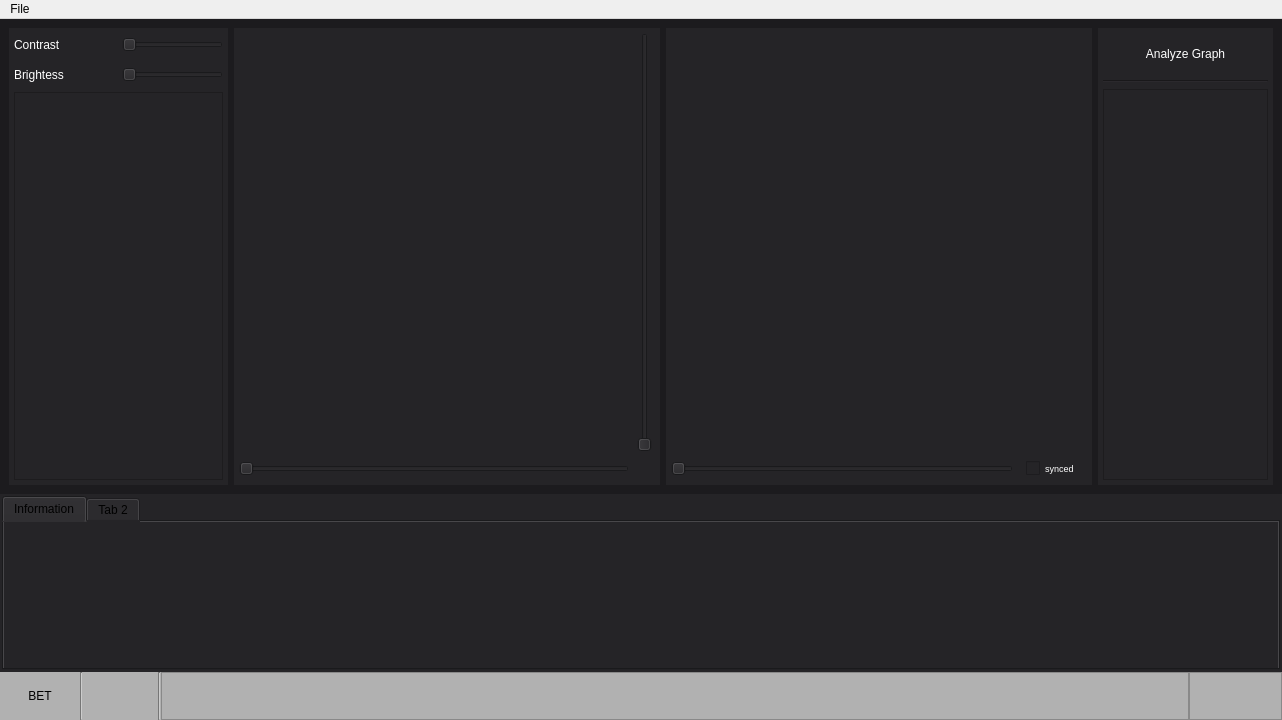
<?xml version="1.0" encoding="UTF-8"?>
<ui version="4.0">
 <class>MainWindow</class>
 <widget class="QMainWindow" name="MainWindow">
  <property name="geometry">
   <rect>
    <x>0</x>
    <y>0</y>
    <width>1282</width>
    <height>720</height>
   </rect>
  </property>
  <property name="windowTitle">
   <string>MainWindow</string>
  </property>
  <widget class="QWidget" name="centralwidget">
   <property name="styleSheet">
    <string notr="true">background: rgb(28, 27, 30)</string>
   </property>
   <layout class="QVBoxLayout" name="verticalLayout_3">
    <property name="spacing">
     <number>0</number>
    </property>
    <property name="leftMargin">
     <number>0</number>
    </property>
    <property name="topMargin">
     <number>0</number>
    </property>
    <property name="rightMargin">
     <number>0</number>
    </property>
    <property name="bottomMargin">
     <number>0</number>
    </property>
    <item>
     <widget class="QWidget" name="horizontalWidget" native="true">
      <property name="sizePolicy">
       <sizepolicy hsizetype="Preferred" vsizetype="Preferred">
        <horstretch>0</horstretch>
        <verstretch>40</verstretch>
       </sizepolicy>
      </property>
      <layout class="QHBoxLayout" name="horizontalLayout">
       <item>
        <widget class="QWidget" name="gridWidget" native="true">
         <property name="sizePolicy">
          <sizepolicy hsizetype="Preferred" vsizetype="Preferred">
           <horstretch>20</horstretch>
           <verstretch>39</verstretch>
          </sizepolicy>
         </property>
         <property name="styleSheet">
          <string notr="true">background:rgb(37, 36, 39)</string>
         </property>
         <layout class="QGridLayout" name="gridLayout_3">
          <property name="leftMargin">
           <number>5</number>
          </property>
          <property name="topMargin">
           <number>5</number>
          </property>
          <property name="rightMargin">
           <number>5</number>
          </property>
          <property name="bottomMargin">
           <number>5</number>
          </property>
          <property name="spacing">
           <number>6</number>
          </property>
          <item row="2" column="0" colspan="2">
           <widget class="QFrame" name="frame_3">
            <property name="sizePolicy">
             <sizepolicy hsizetype="Preferred" vsizetype="Preferred">
              <horstretch>21</horstretch>
              <verstretch>33</verstretch>
             </sizepolicy>
            </property>
            <property name="frameShape">
             <enum>QFrame::StyledPanel</enum>
            </property>
            <property name="frameShadow">
             <enum>QFrame::Raised</enum>
            </property>
           </widget>
          </item>
          <item row="1" column="1">
           <widget class="QSlider" name="Brightness">
            <property name="sizePolicy">
             <sizepolicy hsizetype="Preferred" vsizetype="Preferred">
              <horstretch>16</horstretch>
              <verstretch>2</verstretch>
             </sizepolicy>
            </property>
            <property name="orientation">
             <enum>Qt::Horizontal</enum>
            </property>
           </widget>
          </item>
          <item row="1" column="0">
           <widget class="QLabel" name="label_2">
            <property name="sizePolicy">
             <sizepolicy hsizetype="Preferred" vsizetype="Preferred">
              <horstretch>6</horstretch>
              <verstretch>2</verstretch>
             </sizepolicy>
            </property>
            <property name="styleSheet">
             <string notr="true">color:white</string>
            </property>
            <property name="text">
             <string>Brightess</string>
            </property>
           </widget>
          </item>
          <item row="0" column="0">
           <widget class="QLabel" name="label">
            <property name="enabled">
             <bool>true</bool>
            </property>
            <property name="sizePolicy">
             <sizepolicy hsizetype="Preferred" vsizetype="Preferred">
              <horstretch>6</horstretch>
              <verstretch>2</verstretch>
             </sizepolicy>
            </property>
            <property name="styleSheet">
             <string notr="true">color:white</string>
            </property>
            <property name="text">
             <string>Contrast</string>
            </property>
           </widget>
          </item>
          <item row="0" column="1">
           <widget class="QSlider" name="Contrast">
            <property name="sizePolicy">
             <sizepolicy hsizetype="Preferred" vsizetype="Preferred">
              <horstretch>16</horstretch>
              <verstretch>2</verstretch>
             </sizepolicy>
            </property>
            <property name="maximum">
             <number>10</number>
            </property>
            <property name="singleStep">
             <number>1</number>
            </property>
            <property name="pageStep">
             <number>1</number>
            </property>
            <property name="orientation">
             <enum>Qt::Horizontal</enum>
            </property>
           </widget>
          </item>
         </layout>
        </widget>
       </item>
       <item>
        <widget class="QWidget" name="gridWidget" native="true">
         <property name="sizePolicy">
          <sizepolicy hsizetype="Preferred" vsizetype="Preferred">
           <horstretch>39</horstretch>
           <verstretch>39</verstretch>
          </sizepolicy>
         </property>
         <property name="styleSheet">
          <string notr="true">background:rgb(37, 36, 39)</string>
         </property>
         <layout class="QGridLayout" name="gridLayout">
          <property name="leftMargin">
           <number>5</number>
          </property>
          <property name="topMargin">
           <number>5</number>
          </property>
          <property name="rightMargin">
           <number>5</number>
          </property>
          <property name="bottomMargin">
           <number>5</number>
          </property>
          <item row="0" column="0">
           <widget class="QLabel" name="mainImage">
            <property name="sizePolicy">
             <sizepolicy hsizetype="Preferred" vsizetype="Preferred">
              <horstretch>38</horstretch>
              <verstretch>38</verstretch>
             </sizepolicy>
            </property>
            <property name="text">
             <string/>
            </property>
            <property name="margin">
             <number>2</number>
            </property>
           </widget>
          </item>
          <item row="1" column="0">
           <widget class="QSlider" name="horizontalSlider">
            <property name="sizePolicy">
             <sizepolicy hsizetype="Preferred" vsizetype="Preferred">
              <horstretch>36</horstretch>
              <verstretch>2</verstretch>
             </sizepolicy>
            </property>
            <property name="orientation">
             <enum>Qt::Horizontal</enum>
            </property>
           </widget>
          </item>
          <item row="0" column="1">
           <widget class="QSlider" name="verticalSlider">
            <property name="sizePolicy">
             <sizepolicy hsizetype="Preferred" vsizetype="Preferred">
              <horstretch>2</horstretch>
              <verstretch>36</verstretch>
             </sizepolicy>
            </property>
            <property name="orientation">
             <enum>Qt::Vertical</enum>
            </property>
           </widget>
          </item>
         </layout>
        </widget>
       </item>
       <item>
        <widget class="QWidget" name="gridWidget_2" native="true">
         <property name="sizePolicy">
          <sizepolicy hsizetype="Preferred" vsizetype="Preferred">
           <horstretch>39</horstretch>
           <verstretch>39</verstretch>
          </sizepolicy>
         </property>
         <property name="styleSheet">
          <string notr="true">background:rgb(37, 36, 39)</string>
         </property>
         <layout class="QGridLayout" name="gridLayout_2">
          <property name="leftMargin">
           <number>5</number>
          </property>
          <property name="topMargin">
           <number>5</number>
          </property>
          <property name="rightMargin">
           <number>5</number>
          </property>
          <property name="bottomMargin">
           <number>5</number>
          </property>
          <item row="1" column="2" alignment="Qt::AlignHCenter|Qt::AlignVCenter">
           <widget class="QCheckBox" name="checkBox">
            <property name="sizePolicy">
             <sizepolicy hsizetype="Preferred" vsizetype="Preferred">
              <horstretch>3</horstretch>
              <verstretch>2</verstretch>
             </sizepolicy>
            </property>
            <property name="font">
             <font>
              <pointsize>7</pointsize>
             </font>
            </property>
            <property name="styleSheet">
             <string notr="true">color:white</string>
            </property>
            <property name="text">
             <string>synced</string>
            </property>
            <property name="tristate">
             <bool>false</bool>
            </property>
           </widget>
          </item>
          <item row="1" column="0" colspan="2">
           <widget class="QSlider" name="horizontalSlider_2">
            <property name="sizePolicy">
             <sizepolicy hsizetype="Preferred" vsizetype="Preferred">
              <horstretch>95</horstretch>
              <verstretch>2</verstretch>
             </sizepolicy>
            </property>
            <property name="orientation">
             <enum>Qt::Horizontal</enum>
            </property>
           </widget>
          </item>
          <item row="0" column="0" colspan="3">
           <widget class="QLabel" name="mapping">
            <property name="sizePolicy">
             <sizepolicy hsizetype="Preferred" vsizetype="Preferred">
              <horstretch>38</horstretch>
              <verstretch>38</verstretch>
             </sizepolicy>
            </property>
            <property name="text">
             <string/>
            </property>
           </widget>
          </item>
         </layout>
        </widget>
       </item>
       <item>
        <widget class="QWidget" name="verticalWidget" native="true">
         <property name="sizePolicy">
          <sizepolicy hsizetype="Preferred" vsizetype="Preferred">
           <horstretch>16</horstretch>
           <verstretch>39</verstretch>
          </sizepolicy>
         </property>
         <property name="styleSheet">
          <string notr="true">background:rgb(37, 36, 39)</string>
         </property>
         <layout class="QVBoxLayout" name="verticalLayout_2">
          <property name="leftMargin">
           <number>5</number>
          </property>
          <property name="topMargin">
           <number>5</number>
          </property>
          <property name="rightMargin">
           <number>5</number>
          </property>
          <property name="bottomMargin">
           <number>5</number>
          </property>
          <item>
           <widget class="QPushButton" name="AnalyzeGraph">
            <property name="sizePolicy">
             <sizepolicy hsizetype="Preferred" vsizetype="Preferred">
              <horstretch>16</horstretch>
              <verstretch>4</verstretch>
             </sizepolicy>
            </property>
            <property name="styleSheet">
             <string notr="true">color: rgb(255, 255, 255);</string>
            </property>
            <property name="text">
             <string>Analyze Graph</string>
            </property>
            <property name="checkable">
             <bool>true</bool>
            </property>
            <property name="default">
             <bool>false</bool>
            </property>
            <property name="flat">
             <bool>true</bool>
            </property>
           </widget>
          </item>
          <item>
           <widget class="Line" name="line_3">
            <property name="orientation">
             <enum>Qt::Horizontal</enum>
            </property>
           </widget>
          </item>
          <item>
           <widget class="QFrame" name="frame_4">
            <property name="sizePolicy">
             <sizepolicy hsizetype="Preferred" vsizetype="Preferred">
              <horstretch>16</horstretch>
              <verstretch>38</verstretch>
             </sizepolicy>
            </property>
            <property name="frameShape">
             <enum>QFrame::StyledPanel</enum>
            </property>
            <property name="frameShadow">
             <enum>QFrame::Raised</enum>
            </property>
           </widget>
          </item>
         </layout>
        </widget>
       </item>
      </layout>
     </widget>
    </item>
    <item>
     <widget class="QWidget" name="horizontalWidget" native="true">
      <property name="sizePolicy">
       <sizepolicy hsizetype="Preferred" vsizetype="Preferred">
        <horstretch>126</horstretch>
        <verstretch>15</verstretch>
       </sizepolicy>
      </property>
      <property name="styleSheet">
       <string notr="true">background:rgb(37, 36, 39)</string>
      </property>
      <layout class="QHBoxLayout" name="horizontalLayout_3">
       <property name="leftMargin">
        <number>2</number>
       </property>
       <property name="topMargin">
        <number>2</number>
       </property>
       <property name="rightMargin">
        <number>2</number>
       </property>
       <property name="bottomMargin">
        <number>2</number>
       </property>
       <item>
        <widget class="QTabWidget" name="tabWidget">
         <widget class="QWidget" name="tab">
          <attribute name="title">
           <string>Information</string>
          </attribute>
         </widget>
         <widget class="QWidget" name="tab_2">
          <attribute name="title">
           <string>Tab 2</string>
          </attribute>
         </widget>
        </widget>
       </item>
      </layout>
     </widget>
    </item>
    <item>
     <widget class="QWidget" name="horizontalWidget" native="true">
      <property name="sizePolicy">
       <sizepolicy hsizetype="Preferred" vsizetype="Preferred">
        <horstretch>126</horstretch>
        <verstretch>4</verstretch>
       </sizepolicy>
      </property>
      <property name="styleSheet">
       <string notr="true">background:rgb(177, 177, 177)</string>
      </property>
      <layout class="QHBoxLayout" name="horizontalLayout_2">
       <property name="spacing">
        <number>0</number>
       </property>
       <property name="sizeConstraint">
        <enum>QLayout::SetDefaultConstraint</enum>
       </property>
       <property name="leftMargin">
        <number>0</number>
       </property>
       <property name="topMargin">
        <number>0</number>
       </property>
       <property name="rightMargin">
        <number>0</number>
       </property>
       <property name="bottomMargin">
        <number>0</number>
       </property>
       <item>
        <widget class="QPushButton" name="bet">
         <property name="sizePolicy">
          <sizepolicy hsizetype="Preferred" vsizetype="Preferred">
           <horstretch>8</horstretch>
           <verstretch>4</verstretch>
          </sizepolicy>
         </property>
         <property name="text">
          <string>BET</string>
         </property>
         <property name="flat">
          <bool>true</bool>
         </property>
        </widget>
       </item>
       <item>
        <widget class="Line" name="line_2">
         <property name="orientation">
          <enum>Qt::Vertical</enum>
         </property>
        </widget>
       </item>
       <item>
        <widget class="QPushButton" name="Maskselection">
         <property name="sizePolicy">
          <sizepolicy hsizetype="Preferred" vsizetype="Preferred">
           <horstretch>8</horstretch>
           <verstretch>4</verstretch>
          </sizepolicy>
         </property>
         <property name="text">
          <string/>
         </property>
         <property name="icon">
          <iconset>
           <normaloff>../Docs/icon/3359608.png</normaloff>../Docs/icon/3359608.png</iconset>
         </property>
         <property name="iconSize">
          <size>
           <width>48</width>
           <height>48</height>
          </size>
         </property>
         <property name="flat">
          <bool>true</bool>
         </property>
        </widget>
       </item>
       <item>
        <widget class="Line" name="line">
         <property name="sizePolicy">
          <sizepolicy hsizetype="Preferred" vsizetype="Preferred">
           <horstretch>0</horstretch>
           <verstretch>4</verstretch>
          </sizepolicy>
         </property>
         <property name="orientation">
          <enum>Qt::Vertical</enum>
         </property>
        </widget>
       </item>
       <item>
        <widget class="QFrame" name="frame_2">
         <property name="sizePolicy">
          <sizepolicy hsizetype="Preferred" vsizetype="Preferred">
           <horstretch>110</horstretch>
           <verstretch>4</verstretch>
          </sizepolicy>
         </property>
         <property name="frameShape">
          <enum>QFrame::StyledPanel</enum>
         </property>
         <property name="frameShadow">
          <enum>QFrame::Raised</enum>
         </property>
        </widget>
       </item>
       <item>
        <widget class="QFrame" name="frame">
         <property name="sizePolicy">
          <sizepolicy hsizetype="Preferred" vsizetype="Preferred">
           <horstretch>10</horstretch>
           <verstretch>4</verstretch>
          </sizepolicy>
         </property>
         <property name="frameShape">
          <enum>QFrame::StyledPanel</enum>
         </property>
         <property name="frameShadow">
          <enum>QFrame::Raised</enum>
         </property>
        </widget>
       </item>
      </layout>
     </widget>
    </item>
   </layout>
  </widget>
  <widget class="QMenuBar" name="menubar">
   <property name="geometry">
    <rect>
     <x>0</x>
     <y>0</y>
     <width>1282</width>
     <height>21</height>
    </rect>
   </property>
   <widget class="QMenu" name="menuFile">
    <property name="title">
     <string>File</string>
    </property>
    <widget class="QMenu" name="menuOpen_MRI">
     <property name="title">
      <string>Open MRI</string>
     </property>
     <addaction name="OpenDicom"/>
     <addaction name="OpenNIFTI"/>
     <addaction name="actionAnalyze"/>
    </widget>
    <addaction name="menuOpen_MRI"/>
    <addaction name="actionImport"/>
    <addaction name="actionExport"/>
   </widget>
   <addaction name="menuFile"/>
  </widget>
  <action name="OpenDicom">
   <property name="text">
    <string>DICOM</string>
   </property>
  </action>
  <action name="OpenNIFTI">
   <property name="text">
    <string>NIfTI</string>
   </property>
  </action>
  <action name="actionImport">
   <property name="text">
    <string>Import</string>
   </property>
  </action>
  <action name="actionExport">
   <property name="text">
    <string>Export</string>
   </property>
  </action>
  <action name="actionAnalyze">
   <property name="text">
    <string>Analyze</string>
   </property>
  </action>
 </widget>
 <resources/>
 <connections/>
</ui>
